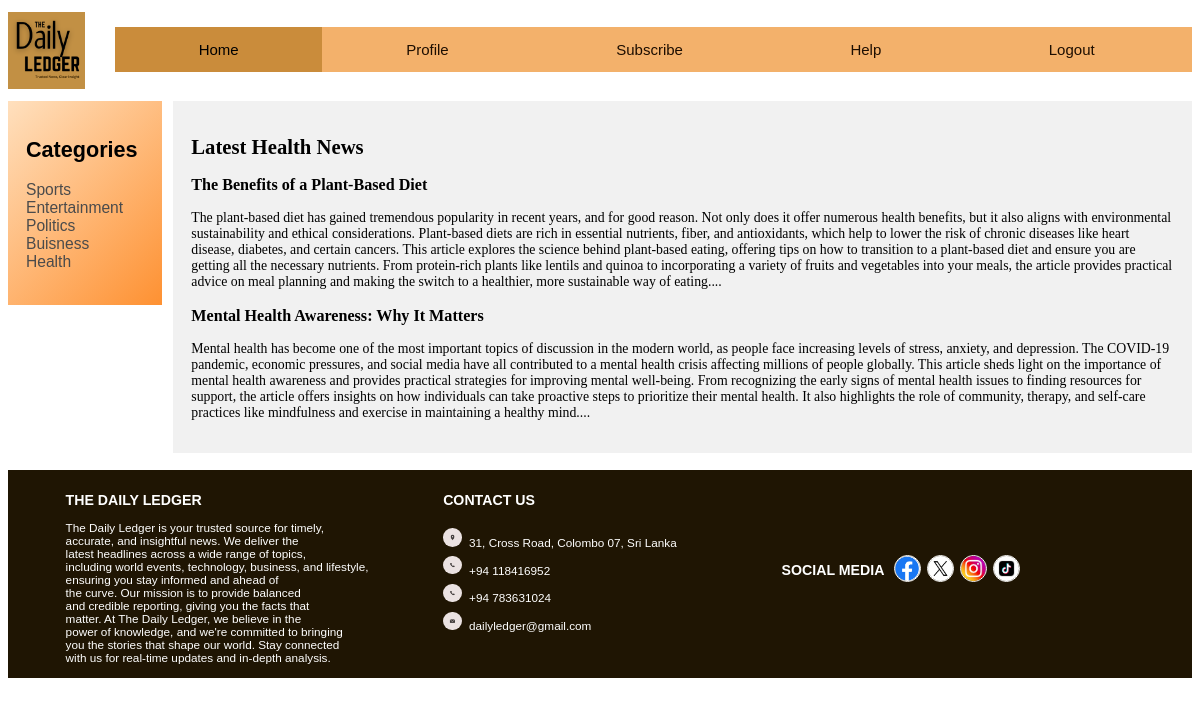
/pages/home_page/health.php (signed in), run on the app's committed database.
### tables this page shows
CREATE TABLE articles (
  id INT AUTO_INCREMENT PRIMARY KEY,
  title VARCHAR(100) NOT NULL,
  content TEXT NOT NULL,
  author VARCHAR(50),
  publish_date DATE,
  category_id INT
);

### pages/home_page/health.php (the view, shortened to what this page needs)
<?php
$host = 'localhost';
$db = 'news_management';
$user = 'root';
$pass = '';
$conn = new mysqli($host, $user, $pass, $db);
?>
<html>
    <head>
    <link rel="stylesheet" href="../../css/style_home.css">
    </head>
    <body>
        <header>
			<img class="logo" src="../../assets/images/logo.png" alt="Your Logo">
            <div class="navi">
                <a class="active" href="home.php">Home</a>
                <a href="profile.php">Profile</a>
                <a href="subscription.php">Subscribe</a>
                <a href="help.html">Help</a>
                <span id="lout"><a href="../../logout.php">Logout</a></span>
            </div>
		</header>
        <section>
            <nav>
              <h2>Categories</h2>
              <ul>
                <li><a href="sports.php">Sports</a></li>
                <li><a href="entertainment.php">Entertainment</a></li>
                <li><a href="politics.php">Politics</a></li>
                <li><a href="buisness.php">Buisness</a></li>
                <li><a href="health.php">Health</a></li>
              </ul>
            </nav>
<article>
    <div class="container">
        <?php if (isset($_SESSION['username'])): ?>
	<h2 class="big-title">Latest Health News</h2>
            <?php
                $sql = "SELECT * FROM articles WHERE category_id = 5";
                $result = $conn->query($sql);
                if ($result->num_rows > 0): ?>
                <?php while ($row = $result->fetch_assoc()): ?>
                    <h3><?= htmlspecialchars($row['title']) ?></h3>
                    <p><?= htmlspecialchars(substr($row['content'], 0, 10000000)) ?>...</p>
                <?php endwhile; ?>
            <?php else: ?>
                <p>No Health news articles available.</p>
            <?php endif; ?>
        <?php endif; ?>
    </div>
</article>
        </section>
        <footer>
            <div class="grid-container1">
                <div class="grid-item1">
                    <span id="foot">THE DAILY LEDGER</span><br><br>The Daily Ledger is your trusted source for timely,<br> accurate, and insightful news.
                    We deliver the<br> latest headlines across a wide range of topics,<br> including world events, technology, business, and lifestyle,<br> ensuring you stay informed and
                    ahead of<br> the curve. Our mission is to provide balanced<br> and credible reporting, giving you the facts that<br> matter. At The Daily Ledger, we believe in the<br>
                    power of knowledge, and we're committed to bringing<br> you the stories that shape our world. Stay connected<br> with us for real-time updates and in-depth
                    analysis.
                </div>
                <div class="grid-item1">
                    <span id="foot">CONTACT US</span><br><br>
                    <div class="contact-info">
                        <img src="../../assets/images/location.png" alt="Location" class="rounded-icon">31, Cross Road, Colombo 07, Sri Lanka<br>
                        <img src="../../assets/images/phone.png" alt="Phone" class="rounded-icon">+94 118416952<br>
                        <img src="../../assets/images/phone.png" alt="Phone" class="rounded-icon">+94 783631024<br>
                        <img src="../../assets/images/mail.png" alt="Mail" class="rounded-icon">dailyledger@gmail.com
                    </div>
                </div>
                <div class="social-media-container">
                    <div class="grid-item3"><span id="foot">SOCIAL MEDIA</span></div>
                    <ul class="social-icons">
                        <li><a href="https://web.facebook.com/profile.php?id=61565900249007&is_tour_dismissed" target="_blank"><img src="../../assets/images/fb.jpg" alt="Facebook"></a></li>
                        <li><a href="https://x.com/LodgerDaily" target="_blank"><img src="../../assets/images/x.jpg" alt="Twitter"></a></li>
                        <li><a href="" target="_blank"><img src="../../assets/images/insta.jpg" alt="Instagram"></a></li>
                        <li><a href="" target="_blank"><img src="../../assets/images/tiktok.jpg" alt="Tik tok"></a></li>
                    </ul>
                </div>
            </div>
        </footer>
    </body>
</html>

### css/style_home.css (style rules this page uses)
header { position: -webkit-sticky; position: sticky; top: 0; z-index: 1000; background-color: white; display: flex; justify-content: space-between; align-items: center; }
.logo { margin-top:0.36vw; width:7.99vw; height:6.39vw; margin-right:2.52vw; }
.navi { background-color:#f3b16b; display:flex; align-items:center; width:155.99vw; margin-top:0.16vw; }
.navi a { float:left; display:block; color:rgb(29, 14, 1); text-align:center; padding:1.15vw 6.98vw; cursor:pointer; font-size:1.25vw; text-decoration:none; font-family: 'sfprodisplay-regular', 'Helvetica', 'Arial', sans-serif; }
.navi a.active { background-color:#ca8c3b; color:black; }
nav { float: left; width: 10%; background: linear-gradient(135deg, #ffe0be, #fe9132);; padding: 1.5vw; margin-top: 1vw; }
nav h2 { font-weight: bold; font-family: 'sfprodisplay-regular', 'Helvetica', 'Arial', sans-serif; font-size: 1.8vw; padding-top: 0vw; }
nav ul { list-style-type: none; padding: 0vw; }
nav li a { color: #4b4b4b; text-decoration: none; font-family: 'sfprodisplay-regular', 'Helvetica', 'Arial', sans-serif; font-size: 1.3vw; transition: color 0.3s ease, padding-left 0.3s ease; }
article { float: right; padding: 1.5vw; width: 83%; background-color: #f1f1f1; margin-top: 1vw; font-size: 1.15vw; }
section::after { content: ""; display: table; clear: both; }
footer { margin-top:1.46vw; margin-bottom:-5.85vw; }
.grid-container1 { display:grid; grid-template-columns:auto auto auto auto; grid-template-rows:auto auto; gap:1.2vw; padding:4.8vw; background-color:rgb(31, 21, 3); margin-top:1.2vw; padding-bottom:0vw; padding-top:0.6vw; margin-bottom: 0vw; margin-left: 0vw; margin-right: 0vw; font-family: 'sfprodisplay-regular', 'Helvetica', 'Arial', sans-serif; }
.grid-item1 { padding-top:1.2vw; color:white; font-size:0.98vw; }
#foot { font-weight:bold; font-size:1.18vw; }
.contact-info img.rounded-icon { border-radius:50%; width:1.56vw; height:1.56vw; margin-top:0.6vw; margin-right:0.6vw; overflow:hidden; }
.social-media-container { display:flex; align-items:center; justify-content:center; padding-top:0; color: white; }
.social-icons { list-style:none; padding:0vw; margin:0.52vw; display:flex; justify-content:center; align-items:center; border-radius:0.52vw; padding:0vw; }
.social-icons li { margin:0.26vw; }
.social-icons a { display:inline-block; width:2.08vw; height:2.08vw; border-radius:50%; overflow:hidden; border:0.16vw solid white; }
.social-icons img { width:100%; height:100%; object-fit:cover; }

### data on the page
articles: title "The Benefits of a Plant-Based Diet", content "The plant-based diet has gained tremendous popularity in recent years, and for good reason. Not only does it offer numerous health benefits, but it also aligns with environmental sustainability and ethical considerations. Plant-based diets are rich in essential nutrients, fiber, and antioxidants, which help to lower the risk of chronic diseases like heart disease, diabetes, and certain cancers. This article explores the science behind plant-based eating, offering tips on how to transition to a plant-based diet and ensure you are getting all the necessary nutrients. From protein-rich plants like lentils and quinoa to incorporating a variety of fruits and vegetables into your meals, the…"
articles: title "Mental Health Awareness: Why It Matters", content "Mental health has become one of the most important topics of discussion in the modern world, as people face increasing levels of stress, anxiety, and depression. The COVID-19 pandemic, economic pressures, and social media have all contributed to a mental health crisis affecting millions of people globally. This article sheds light on the importance of mental health awareness and provides practical strategies for improving mental well-being. From recognizing the early signs of mental health issues to finding resources for support, the article offers insights on how individuals can take proactive steps to prioritize their mental health. It also highlights the role of community, therapy, and…"
